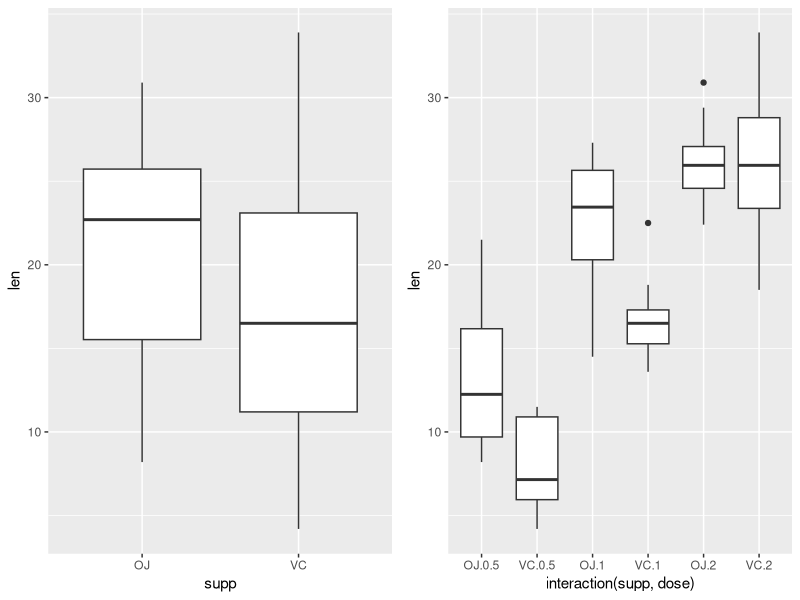

Write the R code that produced this figure.
## ---- chunk 1
Sys.info()
## ---- chunk 2
library(dplyr)
library(ggplot2)
library(gridExtra)
## ---- chunk 3
data("ToothGrowth")
dat <- ToothGrowth
## ---- chunk 4
str(dat)
summary(dat)
## ---- chunk 5
supplen <- ggplot(dat, aes(x = supp, y = len)) + geom_boxplot()
doselen <- ggplot(dat, aes(x = interaction(supp, dose), y = len)) + geom_boxplot()
grid.arrange(supplen, doselen, ncol = 2)
## ---- chunk 6
##Group data by OJ and VC
datoj <- filter(dat, supp == "OJ")
datvc <- filter(dat, supp == "VC")
##Run t-test
t.test(datoj$len - datvc$len, mu = 0, paired = FALSE, alternative = "two.sided", 
       conf.level = 0.95)
## ---- chunk 7
##Group data by doseage
datojd1 <- filter(datoj, dose == 0.5)
datojd2 <- filter(datoj, dose == 1)
datojd3 <- filter(datoj, dose == 2)
datvcd1 <- filter(datvc, dose == 0.5)
datvcd2 <- filter(datvc, dose == 1)
datvcd3 <- filter(datvc, dose == 2)
##Run t.test on doseage of 2 mg/day
t.test(datojd3$len - datvcd3$len, mu = 0, paired = FALSE, alternative = "two.sided", 
       conf.level = 0.95)
## ---- chunk 8
t.test(datojd1$len - datvcd1$len, mu = 0, paired = FALSE, alternative = "two.sided", 
       conf.level = 0.95)
## ---- chunk 9
t.test(datojd2$len - datvcd2$len, mu = 0, paired = FALSE, alternative = "two.sided", 
       conf.level = 0.95)
